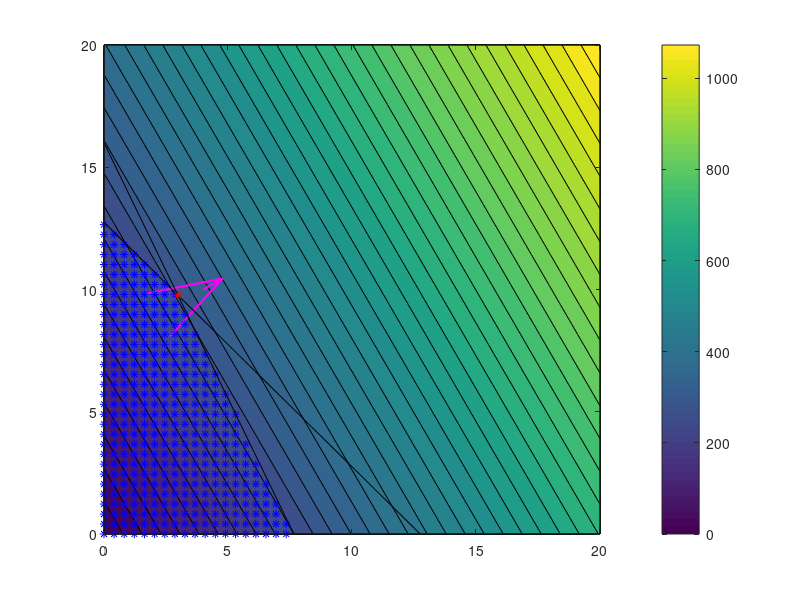

This chart was generated by the following MATLAB code:
%%
clear, close all;

%% define and plot objective function
f = @(x,y) 35*x + 20*y;
[X, Y] = meshgrid(linspace(0,20, 50), linspace(0,20, 50));
contourf(X, Y, f(X,Y), 40); colorbar; hold on; 

%% plot (normalized) gradient
grad_f = [35; 20];
grad_f = grad_f / norm(grad_f);
quiver(4, 10, grad_f(1), grad_f(2) ,'m', 'linewidth', 1.5, 'maxheadsize', 2)

%% determine and plot feasible region
idx1 = 23*X + 11*Y <= 176;                  % constraint 1
idx2 = 4*X + 4*Y <= 51;                     % constraint 2
idx3 = X >= 0;                              % constraint 3
idx4 = Y >= 0;                              % constraint 4
idx = idx1 & idx2 & idx3 & idx4;
Xf = X(idx); Yf = Y(idx);
plot(Xf(:), Yf(:), '*b')


%% plot boundary of feasible region
t = linspace(0,20);
plot(t, (176-23*t)/11, '-k')                      % constraint bdry 1
plot(t, (51-4*t)/4, '-k')                   % constraint bdry 2
plot(zeros(size(t)), t, '-k')               % constraint bdry 3
plot(t, zeros(size(t)), '-k')               % constraint bdry 4
xlim([0,20]); ylim([0,20])

%% find solution as interection of constraints bdry 1 and 2
% lazy solution: 
x = fzero(@(t) (176-23*t)/11 - (51-4*t)/4, 1);
y = (176-23*x)/11;
plot(x,y,'*r')

print -depsc PS1_2a_feasible_region
